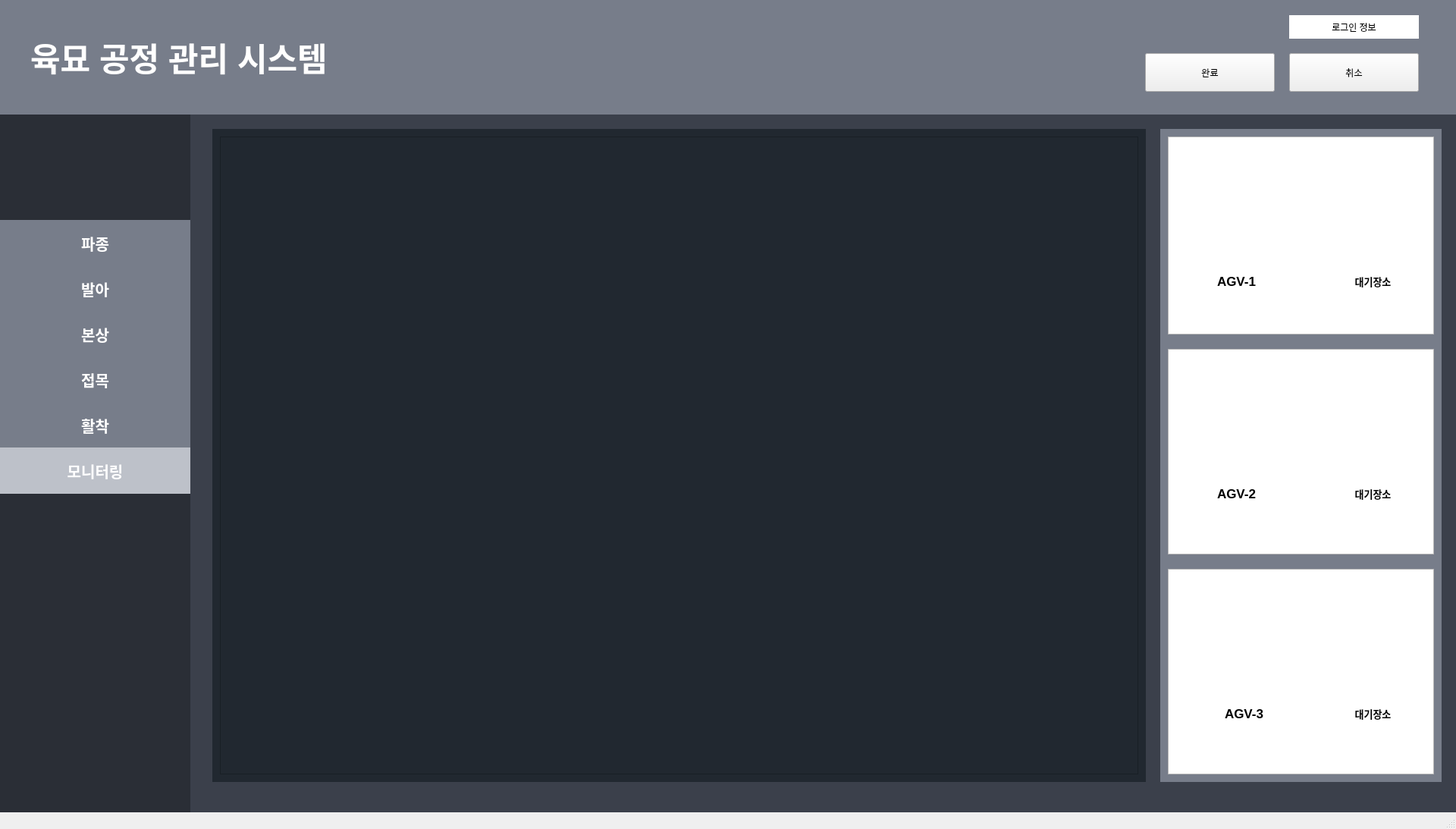
<?xml version="1.0" encoding="UTF-8"?>
<ui version="4.0">
 <class>MainWindow</class>
 <widget class="QMainWindow" name="MainWindow">
  <property name="geometry">
   <rect>
    <x>0</x>
    <y>0</y>
    <width>1920</width>
    <height>1093</height>
   </rect>
  </property>
  <property name="windowTitle">
   <string>MainWindow</string>
  </property>
  <widget class="QWidget" name="centralwidget">
   <widget class="QLabel" name="background_label">
    <property name="geometry">
     <rect>
      <x>90</x>
      <y>0</y>
      <width>1831</width>
      <height>1081</height>
     </rect>
    </property>
    <property name="styleSheet">
     <string notr="true">background-color: #3B404B;</string>
    </property>
    <property name="text">
     <string/>
    </property>
   </widget>
   <widget class="QLabel" name="sidebarBackgroundLabel">
    <property name="geometry">
     <rect>
      <x>0</x>
      <y>150</y>
      <width>251</width>
      <height>921</height>
     </rect>
    </property>
    <property name="styleSheet">
     <string notr="true">background-color: #2A2E36;</string>
    </property>
    <property name="text">
     <string/>
    </property>
   </widget>
   <widget class="QLabel" name="upperBarLabel">
    <property name="geometry">
     <rect>
      <x>0</x>
      <y>0</y>
      <width>1921</width>
      <height>151</height>
     </rect>
    </property>
    <property name="styleSheet">
     <string notr="true">background-color: #777D8A;</string>
    </property>
    <property name="text">
     <string/>
    </property>
   </widget>
   <widget class="QLabel" name="loginStatusLabel">
    <property name="geometry">
     <rect>
      <x>1700</x>
      <y>20</y>
      <width>171</width>
      <height>31</height>
     </rect>
    </property>
    <property name="styleSheet">
     <string notr="true">background-color: white;</string>
    </property>
    <property name="text">
     <string>로그인 정보</string>
    </property>
    <property name="alignment">
     <set>Qt::AlignCenter</set>
    </property>
   </widget>
   <widget class="QLabel" name="sowingButtonLabel">
    <property name="geometry">
     <rect>
      <x>0</x>
      <y>290</y>
      <width>251</width>
      <height>61</height>
     </rect>
    </property>
    <property name="font">
     <font>
      <pointsize>15</pointsize>
      <weight>75</weight>
      <bold>true</bold>
     </font>
    </property>
    <property name="styleSheet">
     <string notr="true">background-color: #777D8A;
color: white;
border: 0.4em inset  #3B404B;</string>
    </property>
    <property name="text">
     <string>파종</string>
    </property>
    <property name="alignment">
     <set>Qt::AlignCenter</set>
    </property>
   </widget>
   <widget class="QLabel" name="buddingButtonLabel">
    <property name="geometry">
     <rect>
      <x>0</x>
      <y>350</y>
      <width>251</width>
      <height>61</height>
     </rect>
    </property>
    <property name="font">
     <font>
      <pointsize>15</pointsize>
      <weight>75</weight>
      <bold>true</bold>
     </font>
    </property>
    <property name="styleSheet">
     <string notr="true">background-color: #777D8A;
color: white;
border: 0.4em inset  #3B404B;</string>
    </property>
    <property name="text">
     <string>발아</string>
    </property>
    <property name="alignment">
     <set>Qt::AlignCenter</set>
    </property>
   </widget>
   <widget class="QLabel" name="raisingButtonLabel">
    <property name="geometry">
     <rect>
      <x>0</x>
      <y>410</y>
      <width>251</width>
      <height>61</height>
     </rect>
    </property>
    <property name="font">
     <font>
      <pointsize>15</pointsize>
      <weight>75</weight>
      <bold>true</bold>
     </font>
    </property>
    <property name="styleSheet">
     <string notr="true">background-color: #777D8A;
color: white;
border: 0.4em inset  #3B404B;</string>
    </property>
    <property name="text">
     <string>본상</string>
    </property>
    <property name="alignment">
     <set>Qt::AlignCenter</set>
    </property>
   </widget>
   <widget class="QLabel" name="graftingButtonLabel">
    <property name="geometry">
     <rect>
      <x>0</x>
      <y>470</y>
      <width>251</width>
      <height>61</height>
     </rect>
    </property>
    <property name="font">
     <font>
      <pointsize>15</pointsize>
      <weight>75</weight>
      <bold>true</bold>
     </font>
    </property>
    <property name="styleSheet">
     <string notr="true">background-color: #777D8A;
color: white;
border: 0.4em inset  #3B404B;</string>
    </property>
    <property name="text">
     <string>접목</string>
    </property>
    <property name="alignment">
     <set>Qt::AlignCenter</set>
    </property>
   </widget>
   <widget class="QLabel" name="takingButtonLabel">
    <property name="geometry">
     <rect>
      <x>0</x>
      <y>530</y>
      <width>251</width>
      <height>61</height>
     </rect>
    </property>
    <property name="font">
     <font>
      <pointsize>15</pointsize>
      <weight>75</weight>
      <bold>true</bold>
     </font>
    </property>
    <property name="styleSheet">
     <string notr="true">background-color: #777D8A;
color: white;
border: 0.4em inset  #3B404B;</string>
    </property>
    <property name="text">
     <string>활착</string>
    </property>
    <property name="alignment">
     <set>Qt::AlignCenter</set>
    </property>
   </widget>
   <widget class="QLabel" name="monitoringButtonLabel">
    <property name="geometry">
     <rect>
      <x>0</x>
      <y>590</y>
      <width>251</width>
      <height>61</height>
     </rect>
    </property>
    <property name="font">
     <font>
      <pointsize>15</pointsize>
      <weight>75</weight>
      <bold>true</bold>
     </font>
    </property>
    <property name="styleSheet">
     <string notr="true">background-color: #BDC1C9;
color: white;
border: 0.4em inset  #3B404B;</string>
    </property>
    <property name="text">
     <string>모니터링</string>
    </property>
    <property name="alignment">
     <set>Qt::AlignCenter</set>
    </property>
   </widget>
   <widget class="QLabel" name="contentBackgroundLabel_3">
    <property name="geometry">
     <rect>
      <x>280</x>
      <y>170</y>
      <width>1231</width>
      <height>861</height>
     </rect>
    </property>
    <property name="styleSheet">
     <string notr="true">background-color: #212830;</string>
    </property>
    <property name="text">
     <string/>
    </property>
   </widget>
   <widget class="QPushButton" name="clearPushButton">
    <property name="geometry">
     <rect>
      <x>1510</x>
      <y>70</y>
      <width>171</width>
      <height>51</height>
     </rect>
    </property>
    <property name="text">
     <string>완료</string>
    </property>
   </widget>
   <widget class="QPushButton" name="cancelPushButton">
    <property name="geometry">
     <rect>
      <x>1700</x>
      <y>70</y>
      <width>171</width>
      <height>51</height>
     </rect>
    </property>
    <property name="text">
     <string>취소</string>
    </property>
   </widget>
   <widget class="QLabel" name="titleLabel">
    <property name="geometry">
     <rect>
      <x>40</x>
      <y>40</y>
      <width>531</width>
      <height>71</height>
     </rect>
    </property>
    <property name="font">
     <font>
      <pointsize>32</pointsize>
      <weight>75</weight>
      <bold>true</bold>
     </font>
    </property>
    <property name="styleSheet">
     <string notr="true">color: white;</string>
    </property>
    <property name="text">
     <string>육묘 공정 관리 시스템</string>
    </property>
   </widget>
   <widget class="QLabel" name="contentBackgroundLabel_4">
    <property name="geometry">
     <rect>
      <x>1530</x>
      <y>170</y>
      <width>371</width>
      <height>861</height>
     </rect>
    </property>
    <property name="styleSheet">
     <string notr="true">background-color: #777D8A;</string>
    </property>
    <property name="text">
     <string/>
    </property>
   </widget>
   <widget class="QGraphicsView" name="backgroundGraphicsView">
    <property name="geometry">
     <rect>
      <x>290</x>
      <y>320</y>
      <width>1211</width>
      <height>701</height>
     </rect>
    </property>
    <property name="styleSheet">
     <string notr="true">background-color: #777D8A;</string>
    </property>
   </widget>
   <widget class="QGraphicsView" name="graphicsView_2">
    <property name="geometry">
     <rect>
      <x>1540</x>
      <y>180</y>
      <width>351</width>
      <height>261</height>
     </rect>
    </property>
   </widget>
   <widget class="QGraphicsView" name="graphicsView_3">
    <property name="geometry">
     <rect>
      <x>1540</x>
      <y>460</y>
      <width>351</width>
      <height>271</height>
     </rect>
    </property>
   </widget>
   <widget class="QGraphicsView" name="graphicsView_4">
    <property name="geometry">
     <rect>
      <x>1540</x>
      <y>750</y>
      <width>351</width>
      <height>271</height>
     </rect>
    </property>
   </widget>
   <widget class="QGraphicsView" name="dynamicGraphicsView">
    <property name="geometry">
     <rect>
      <x>290</x>
      <y>180</y>
      <width>1211</width>
      <height>841</height>
     </rect>
    </property>
    <property name="styleSheet">
     <string notr="true">background-color: #212830;</string>
    </property>
   </widget>
   <widget class="QLabel" name="robotIcon">
    <property name="geometry">
     <rect>
      <x>1560</x>
      <y>200</y>
      <width>161</width>
      <height>141</height>
     </rect>
    </property>
    <property name="text">
     <string/>
    </property>
    <property name="pixmap">
     <pixmap>../../Downloads/크기 조정 아이콘.png</pixmap>
    </property>
   </widget>
   <widget class="QLabel" name="robotIcon_2">
    <property name="geometry">
     <rect>
      <x>1560</x>
      <y>480</y>
      <width>161</width>
      <height>141</height>
     </rect>
    </property>
    <property name="text">
     <string/>
    </property>
    <property name="pixmap">
     <pixmap>../../Downloads/크기 조정 아이콘.png</pixmap>
    </property>
   </widget>
   <widget class="QLabel" name="robotIcon_3">
    <property name="geometry">
     <rect>
      <x>1570</x>
      <y>770</y>
      <width>161</width>
      <height>141</height>
     </rect>
    </property>
    <property name="text">
     <string/>
    </property>
    <property name="pixmap">
     <pixmap>../../Downloads/크기 조정 아이콘.png</pixmap>
    </property>
   </widget>
   <widget class="QLabel" name="label">
    <property name="geometry">
     <rect>
      <x>1590</x>
      <y>350</y>
      <width>81</width>
      <height>41</height>
     </rect>
    </property>
    <property name="font">
     <font>
      <pointsize>13</pointsize>
      <weight>75</weight>
      <bold>true</bold>
     </font>
    </property>
    <property name="text">
     <string>AGV-1</string>
    </property>
    <property name="alignment">
     <set>Qt::AlignCenter</set>
    </property>
   </widget>
   <widget class="QLabel" name="label_2">
    <property name="geometry">
     <rect>
      <x>1590</x>
      <y>630</y>
      <width>81</width>
      <height>41</height>
     </rect>
    </property>
    <property name="font">
     <font>
      <pointsize>13</pointsize>
      <weight>75</weight>
      <bold>true</bold>
     </font>
    </property>
    <property name="text">
     <string>AGV-2</string>
    </property>
    <property name="alignment">
     <set>Qt::AlignCenter</set>
    </property>
   </widget>
   <widget class="QLabel" name="label_3">
    <property name="geometry">
     <rect>
      <x>1600</x>
      <y>920</y>
      <width>81</width>
      <height>41</height>
     </rect>
    </property>
    <property name="font">
     <font>
      <pointsize>13</pointsize>
      <weight>75</weight>
      <bold>true</bold>
     </font>
    </property>
    <property name="text">
     <string>AGV-3</string>
    </property>
    <property name="alignment">
     <set>Qt::AlignCenter</set>
    </property>
   </widget>
   <widget class="QLabel" name="currentPositionLabel1">
    <property name="geometry">
     <rect>
      <x>1750</x>
      <y>350</y>
      <width>121</width>
      <height>41</height>
     </rect>
    </property>
    <property name="font">
     <font>
      <pointsize>10</pointsize>
      <weight>75</weight>
      <bold>true</bold>
     </font>
    </property>
    <property name="text">
     <string>대기장소</string>
    </property>
    <property name="alignment">
     <set>Qt::AlignCenter</set>
    </property>
   </widget>
   <widget class="QLabel" name="currentPositionLabel2">
    <property name="geometry">
     <rect>
      <x>1750</x>
      <y>630</y>
      <width>121</width>
      <height>41</height>
     </rect>
    </property>
    <property name="font">
     <font>
      <pointsize>10</pointsize>
      <weight>75</weight>
      <bold>true</bold>
     </font>
    </property>
    <property name="text">
     <string>대기장소</string>
    </property>
    <property name="alignment">
     <set>Qt::AlignCenter</set>
    </property>
   </widget>
   <widget class="QLabel" name="currentPositionLabel3">
    <property name="geometry">
     <rect>
      <x>1750</x>
      <y>920</y>
      <width>121</width>
      <height>41</height>
     </rect>
    </property>
    <property name="font">
     <font>
      <pointsize>10</pointsize>
      <weight>75</weight>
      <bold>true</bold>
     </font>
    </property>
    <property name="text">
     <string>대기장소</string>
    </property>
    <property name="alignment">
     <set>Qt::AlignCenter</set>
    </property>
   </widget>
   <widget class="QLabel" name="batteryLabel1">
    <property name="geometry">
     <rect>
      <x>1760</x>
      <y>200</y>
      <width>101</width>
      <height>141</height>
     </rect>
    </property>
    <property name="text">
     <string/>
    </property>
    <property name="pixmap">
     <pixmap>../../Downloads/full_batteries.png</pixmap>
    </property>
   </widget>
   <widget class="QLabel" name="batteryLabel2">
    <property name="geometry">
     <rect>
      <x>1760</x>
      <y>480</y>
      <width>101</width>
      <height>141</height>
     </rect>
    </property>
    <property name="text">
     <string/>
    </property>
    <property name="pixmap">
     <pixmap>../../Downloads/full_batteries.png</pixmap>
    </property>
   </widget>
   <widget class="QLabel" name="batteryLabel3">
    <property name="geometry">
     <rect>
      <x>1760</x>
      <y>770</y>
      <width>101</width>
      <height>141</height>
     </rect>
    </property>
    <property name="text">
     <string/>
    </property>
    <property name="pixmap">
     <pixmap>../../Downloads/full_batteries.png</pixmap>
    </property>
   </widget>
  </widget>
  <widget class="QStatusBar" name="statusbar"/>
 </widget>
 <resources/>
 <connections/>
</ui>
